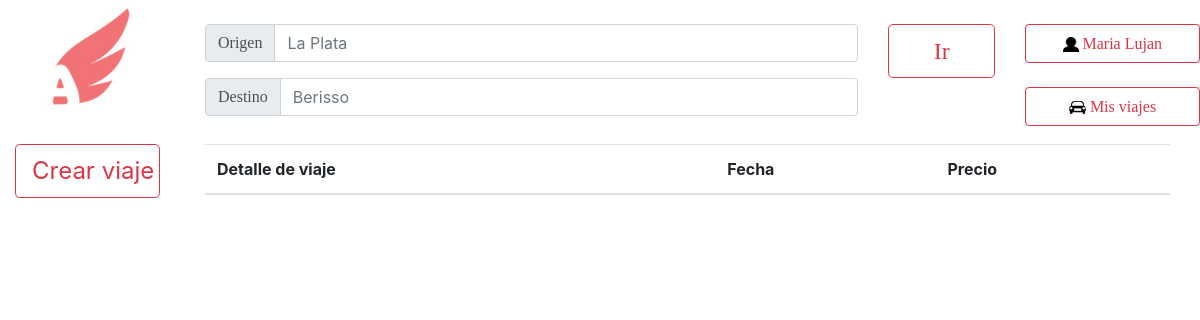
/PaginaPrincipal.php?inicio=Lujan.andersen@gmail.com (signed in), run on an earlier commit of the app's database.
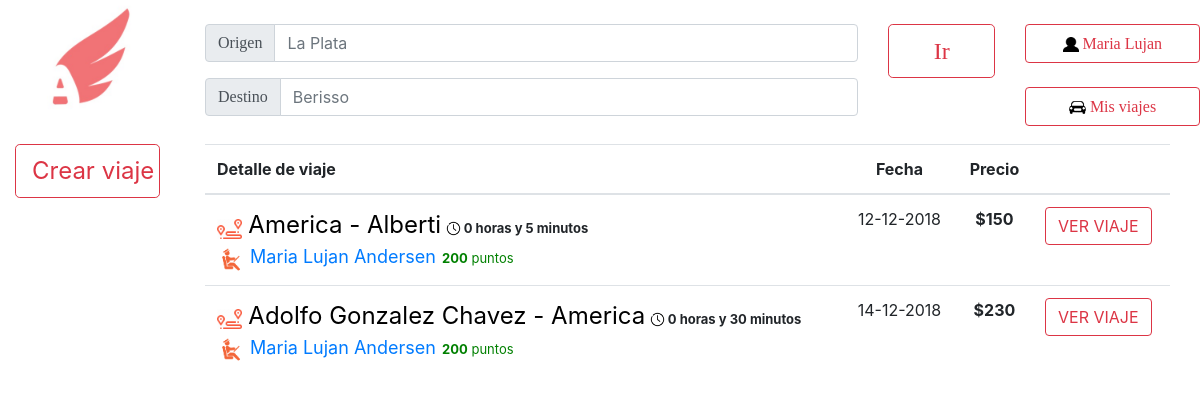
And on a later commit of the database.
### tables this page shows
CREATE TABLE IF NOT EXISTS `viajes` (
  `IDviaje` int(11) NOT NULL AUTO_INCREMENT,
  `fecha` date NOT NULL,
  `hora` time NOT NULL,
  `IDvehiculo` int(50) NOT NULL,
  `IDconductor` int(50) NOT NULL,
  `llegada` datetime NOT NULL,
  `IDOrigen` int(11) NOT NULL,
  `IDDestino` int(11) NOT NULL,
  `Precio` double NOT NULL,
  `asientos_disponibles` int(5) NOT NULL,
  PRIMARY KEY (`IDviaje`)
);

CREATE TABLE IF NOT EXISTS `ciudades` (
  `nombre` varchar(100) NOT NULL,
  `IDCiudad` int(11) NOT NULL AUTO_INCREMENT,
  PRIMARY KEY (`IDCiudad`)
);

CREATE TABLE IF NOT EXISTS `usuarios` (
  `nombre` varchar(50) NOT NULL,
  `apellido` varchar(50) NOT NULL,
  `email` varchar(50) NOT NULL,
  `clave` varchar(50) NOT NULL,
  `fecha` date NOT NULL,
  `foto` longblob,
  `token` varchar(100) NOT NULL,
  `ID` int(11) NOT NULL AUTO_INCREMENT,
  `borrado` tinyint(1) NOT NULL DEFAULT '0',
  `penalizacion` int(20) NOT NULL DEFAULT '0',
  `deuda` float NOT NULL DEFAULT '0',
  PRIMARY KEY (`ID`)
);

### PaginaPrincipal.php (the view, shortened to what this page needs)
<!doctype html>
<html lang="en">
  <head>
    <link rel="stylesheet" href="css/bootstrap.min.css">
    <link rel="stylesheet" href="css/Estilos.css">
  </head>
  <body>
          <?php
          $link = conectarABase();
          $hoy = new DateTime('today');
          $viajes = mysqli_query($link, "SELECT * FROM viajes");
        ?>
          <header style="position: fixed">
            <nav>
                    <div class="row">
                        <div class="col-2">
                             <p>
                                <a href="PaginaPrincipal.php">
                                <img href="PaginaPrincipal.php" src="Logo.jpg" alt="Imagen no disponible"  class="rounded mx-auto d-block" height="120x120">
                                </a>
                            </p>
                        </div>
                        <div class="col-8">
                            <div class="row" position="fixed">
                                <div class="col-10">
                                    <br>
                                    <div class="input-group input-group-prepend mb-3">
                                        <div class="input-group-prepend">
                                            <span class="input-group-text" id="basic-addon1"><font size="3" face="Univers-Light-Normal">Origen</font></span>
                                        </div>
                                      <input type="text" face="Univers-Light-Normal" class="form-control" placeholder="La Plata" aria-label="La Plata" aria-describedby="basic-addon1">
                                    </div>
                                    <div class="input-group input-group-prepend mb-3">
                                        <div class="input-group-prepend">
                                            <span class="input-group-text" id="basic-addon1"><font size="3" face="Univers-Light-Normal">Destino</font></span>
                                        </div>
                                    <input type="text" class="form-control" face="Univers-Light-Normal" placeholder="Berisso" aria-label="Berisso" aria-describedby="basic-addon1">
                                    </div>
                                </div>
                                <div class="col-2">
                                    <br>
                                    <button class="btn btn-outline-danger btn-lg btn-block btn-lg"><font size="5" face="Univers-Light-Normal">Ir</font></button><br>
                                </div>
                            </div>
                        </div>
                        <div class="col-2">
                            <br>
                            <a href="MiCuenta.php" class="btn btn-outline-danger btn-block"><img src="Imagenes/Usuario.png" height="15x15"><font size="3" face="Univers-Light-Normal">     <?php echo $_SESSION['nombre']; ?></font></a><br>
                            <a href="MisViajes.php" class="btn btn-outline-danger btn-block"><img src="Imagenes/MisViajes.png" height="17x17"><font size="3" face="Univers-Light-Normal">     Mis viajes</font></a>
                        </div>
                    </div>
            </nav>
        </header>
      <br><br><br><br><br><br>
          <div class="row">
              <div class="col-2 bg-white">
                  <div class="container-fluid">
                      <a href='crear_viaje.php' class="btn btn-block btn-outline-danger btn-lg"><font size='5'>Crear viaje</font></a>
                  </div>
              </div>
              <div class="col-10 ">
                        <div style="margin-right: 30px">
                            <table class="table table-hover">
                                <thead>
                                    <tr>
                                        <th>Detalle de viaje</th>
                                        <th class='text-center'>Fecha</th>
                                        <th class="text-center">Precio</th>
                                        <th> </th>
                                    </tr>
                                </thead>
                                <tbody>
                                    <?php while($row = $viajes->fetch_array(MYSQLI_NUM)){
                                    $fechaViaje = new DateTime($row[1] . $row[2]);
                                    if (($fechaViaje > $hoy)&&($row[9]>0)){
                                    $origen= mysqli_query($link, "SELECT * FROM ciudades where IDCiudad=$row[6]");
                                    $origen = $origen ->fetch_array(MYSQLI_NUM);
                                    $destino= mysqli_query($link, "SELECT * FROM ciudades where IDCiudad=$row[7]");
                                    $destino = $destino ->fetch_array(MYSQLI_NUM);
                                    $conductor = mysqli_query($link, "SELECT * FROM usuarios where ID=$row[4]");
                                    $conductor = $conductor ->fetch_array(MYSQLI_NUM);
                                    ?>
                                    <tr>
                                        <td>
                                        <div class="media">
                                            <div class="media-body">
                                                <img src="Imagenes/VIAJE.png" height="20"><font size='5' color='black'> <?php echo"$origen[0] - $destino[0]" ?></font>&nbsp;<img src="Imagenes/reloj.png" height="15"><strong style="font-size: 13px"> <?php $fecha1 = new DateTime("$row[1] . $row[2]");$fecha2 = new DateTime($row[5]);$diferencia = $fecha2->diff($fecha1);$agregar=0;if($diferencia->d>0){$agregar=$diferencia->d*24;}$horas=$diferencia->h+$agregar;echo "$horas horas";if(($diferencia->i)!=0){echo" y $diferencia->i minutos";}?></strong><br>
                                                <img src="Imagenes/CONDUCTOR.png" height="28"><font size='4'><a href="verPerfil.php?id=99"> <?php echo "$conductor[0] $conductor[1]"?></a></font><font size='2' color='Green'><strong color='green'>&nbsp;&nbsp;200</strong> puntos</font><br>
                                            </div>
                                        </div></td>
                                        <td style="text-align: center">
                                        <?php $fechaS = new DateTime($row[1]); echo $fechaS->format('d-m-Y');?>
                                        </td>
                                        <td style="text-align: center"><strong><?php echo '$' . $row[8];?></strong></td>
                                        <td>
                                            <a class="btn btn-outline-danger" href="verViaje.php?id=<?php echo $row[0];?>">
                                             VER VIAJE
                                        </a></td>
                                    </tr>
                                    <?php }}?>
                                </tbody>
                            </table>
                    </div>
              </div>
          </div>
  </body>
</html>

### css/Estilos.css (style rules this page uses)
* { padding: 0; margin: 0; }
p { margin-bottom: 20px; }
header { background:white; width: 100%; position: fixed; z-index: 100; }

What changed in the data, as far as the page shows it:
added viajes: ciudades.nombre "America", ciudades.nombre "Alberti", horas "0", i "5", usuarios.nombre "Maria Lujan", usuarios.apellido "Andersen", fecha "12-12-2018", Precio "150"
added viajes: ciudades.nombre "Adolfo Gonzalez Chavez", ciudades.nombre "America", horas "0", i "30", usuarios.nombre "Maria Lujan", usuarios.apellido "Andersen", fecha "14-12-2018", Precio "230"
